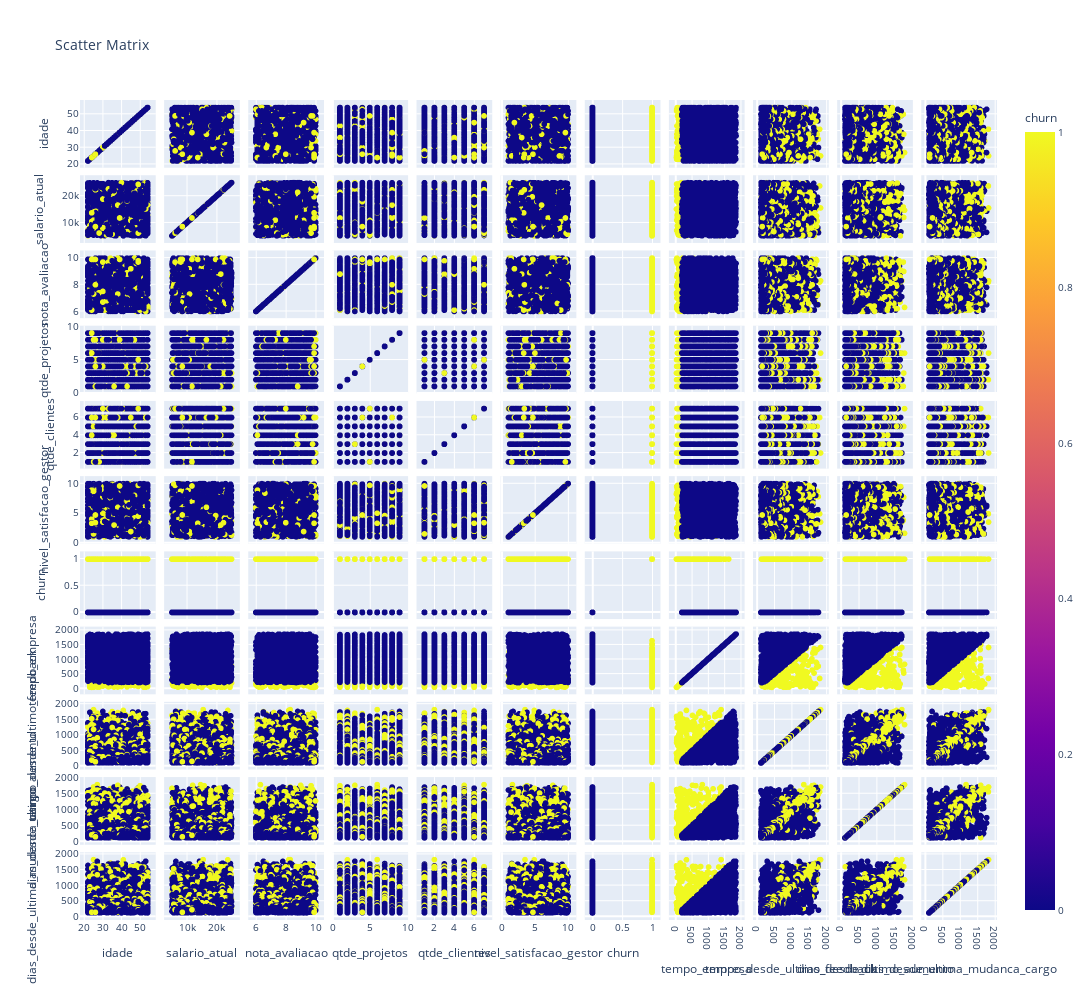

Notebook code for this chart:
### Code cell
fig = px.scatter_matrix(df, dimensions=colunas_numericas, color='churn', title='Scatter Matrix')
fig.update_layout(width=1200, height=1000, title_font=dict(size=14), font=dict(size=10))

fig.show()

### Figure 1 — Plotly figure (JSON) as saved in the notebook; plotly's stock layout.template omitted (floating-point values rounded to 4 significant figures; data arrays with more than 128 entries replaced by an {"elided": "..."} marker saying what was removed)
{"data": [{"dimensions": [{"axis": {"matches": true}, "label": "idade", "values": {"elided": "2000 int values"}}, {"axis": {"matches": true}, "label": "salario_atual", "values": {"elided": "2000 int values"}}, {"axis": {"matches": true}, "label": "nota_avaliacao", "values": {"elided": "2000 float values"}}, {"axis": {"matches": true}, "label": "qtde_projetos", "values": {"elided": "2000 int values"}}, {"axis": {"matches": true}, "label": "qtde_clientes", "values": {"elided": "2000 int values"}}, {"axis": {"matches": true}, "label": "nivel_satisfacao_gestor", "values": {"elided": "2000 float values"}}, {"axis": {"matches": true}, "label": "churn", "values": {"elided": "2000 int values"}}, {"axis": {"matches": true}, "label": "tempo_empresa", "values": {"elided": "2000 int values"}}, {"axis": {"matches": true}, "label": "tempo_desde_ultimo_feedback", "values": {"elided": "2000 int values"}}, {"axis": {"matches": true}, "label": "dias_desde_ultimo_aumento", "values": {"elided": "2000 int values"}}, {"axis": {"matches": true}, "label": "dias_desde_ultima_mudanca_cargo", "values": {"elided": "2000 int values"}}], "hovertemplate": "%{xaxis.title.text}=%{x}<br>%{yaxis.title.text}=%{y}<br>churn=%{marker.color}<extra></extra>", "legendgroup": "", "marker": {"color": {"elided": "2000 int values"}, "coloraxis": "coloraxis", "symbol": "circle"}, "name": "", "showlegend": false, "type": "splom"}], "layout": {"coloraxis": {"colorbar": {"title": {"text": "churn"}}, "colorscale": [[0, "#0d0887"], [0.1111, "#46039f"], [0.2222, "#7201a8"], [0.3333, "#9c179e"], [0.4444, "#bd3786"], [0.5556, "#d8576b"], [0.6667, "#ed7953"], [0.7778, "#fb9f3a"], [0.8889, "#fdca26"], [1, "#f0f921"]]}, "dragmode": "select", "font": {"size": 10}, "height": 1000, "legend": {"tracegroupgap": 0}, "title": {"font": {"size": 14}, "text": "Scatter Matrix"}, "width": 1200}}
